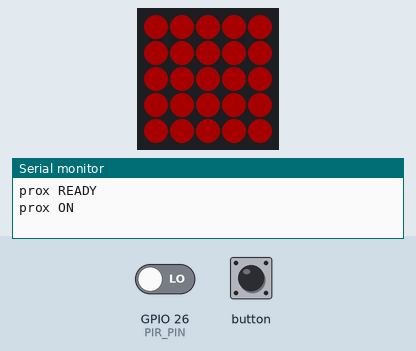
This program was run on a simulated ESP32. Parts: 5×5 RGB LED matrix (first LED top left, wired row by row), the last lines printed to the serial monitor. The test bench sets the inputs (shaded band); at power-on: GPIO 26 (PIR_PIN) LOW. Dim RGB values are drawn brighter than linear.

Above: at 1.3 s.
1.4 s: GPIO 26 (PIR_PIN) driven HIGH
At 2.0 s:
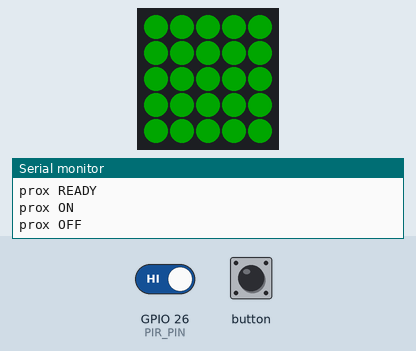
2.9 s: GPIO 26 (PIR_PIN) driven LOW
At 3.2 s:
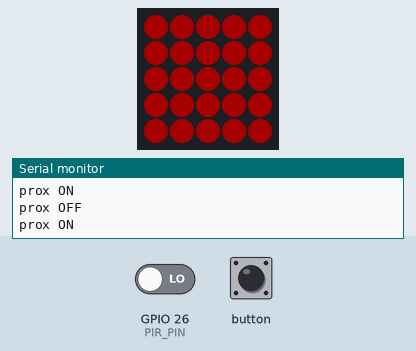
Timing chart, 0 to 5.9 s (numbered marks = the images above; inputs shaded):
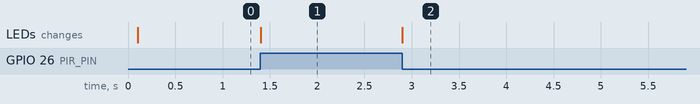

Measured:
- after the input at 1.4 s, the LEDs: change at once (image 1)
- after the input at 2.9 s, the LEDs: change at once (image 2)

The program:

main.cpp
```cpp
#include <Arduino.h>
#include "M5Atom.h"

#define PIR_PIN 26

uint8_t ledBuf[3];

int state;


void ledState(int s)
{
  if (s == LOW) M5.dis.fillpix({255, 0, 0});
  else M5.dis.fillpix({0, 255, 0});
}

void setup()
{
  M5.begin(true, false, true);
  delay(100);
  pinMode(PIR_PIN, INPUT);

  Serial.println("prox READY");

  state = LOW;
  ledState(state);
  Serial.println("prox ON");
}

void loop()
{
  M5.update();

  // BTN forced trigger
  if (M5.Btn.wasPressed()) {
    Serial.println("prox ON");
    state = LOW;
    ledState(state);
    delay(1000);
  }

  // PIR trigger
  int s = digitalRead(PIR_PIN);
  if (s != state) {
    if (s == LOW) Serial.println("prox ON");
    else          Serial.println("prox OFF");
    state = s;
    ledState(state);
  }
  else delay(1);

}
```
